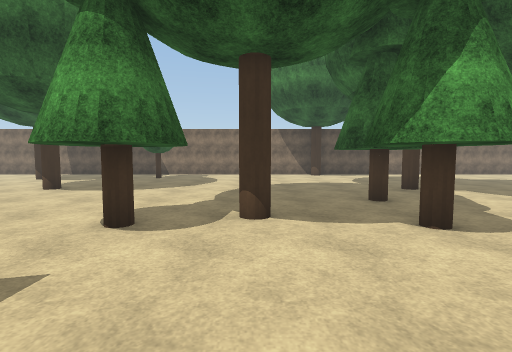
View 1 (above)

24 first-person views from a walk through a world built for the Webots simulator. The camera is 1.2 m above the floor, tilts 4° down and sees 85° across. The floor is counted in squares, 1 m on a side. Each view is taken from the middle of a square. On the plan, view 1 faces up. The plan holds only what a view shows up to about 12 squares ahead; the rest is blank. The place goes on beyond the plan. Webots' stock objects and surfaces are drawn as simple stand-ins. Uneven ground is drawn flat.

View 2
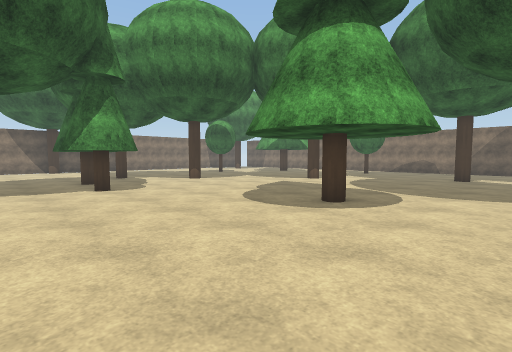

View 3
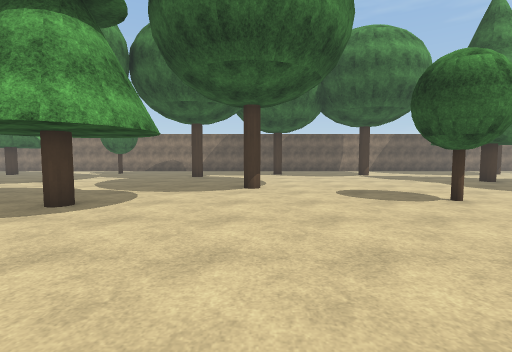

View 4
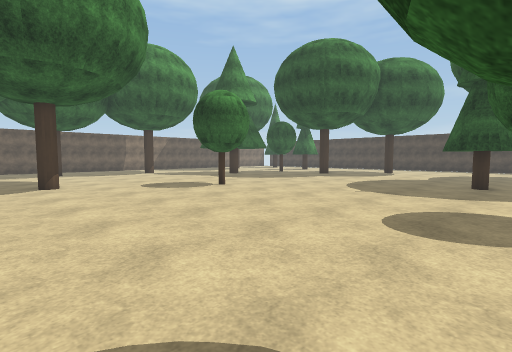

View 5
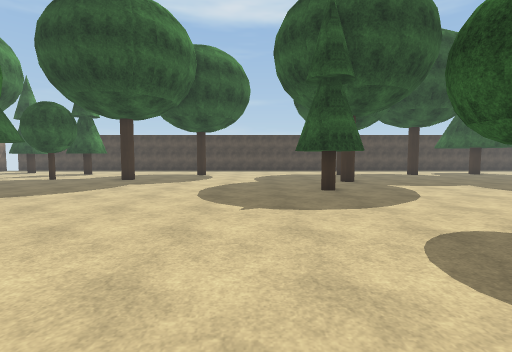

View 6
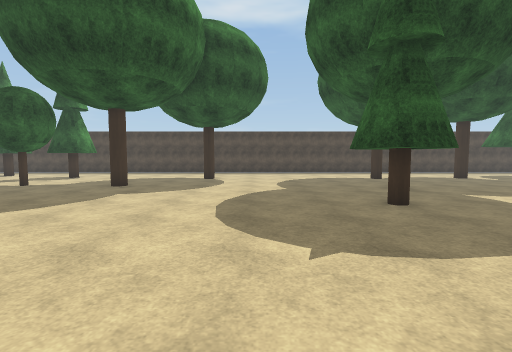

View 7
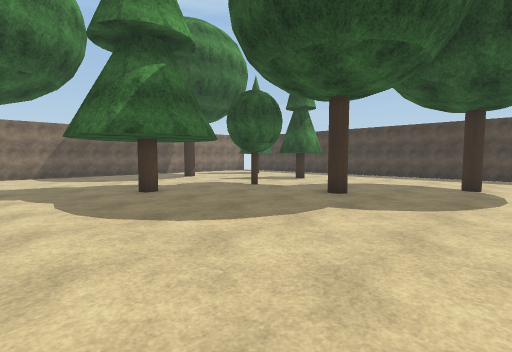

View 8
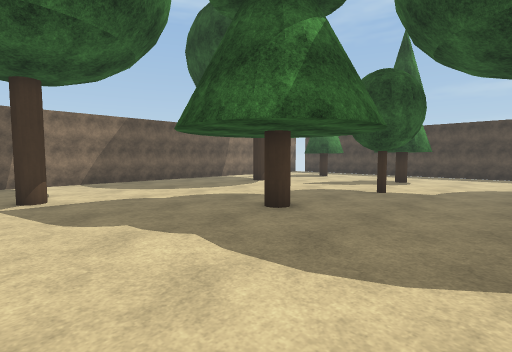

View 9
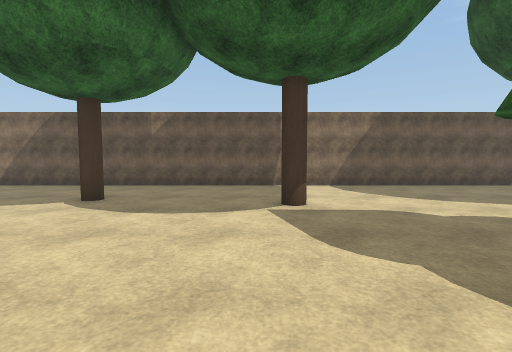

View 10
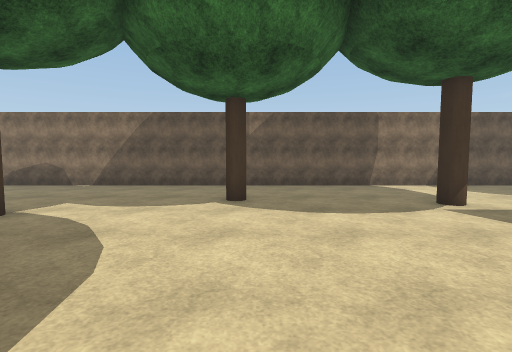

View 11
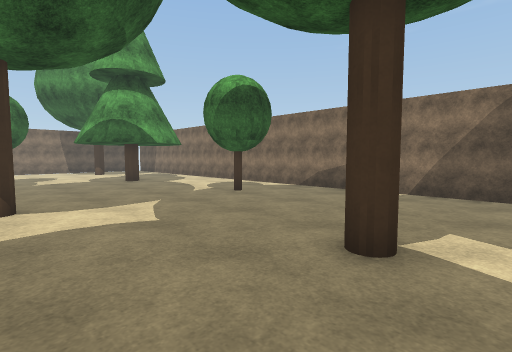

View 12
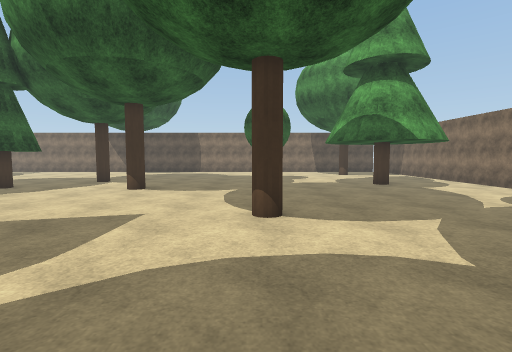

View 13
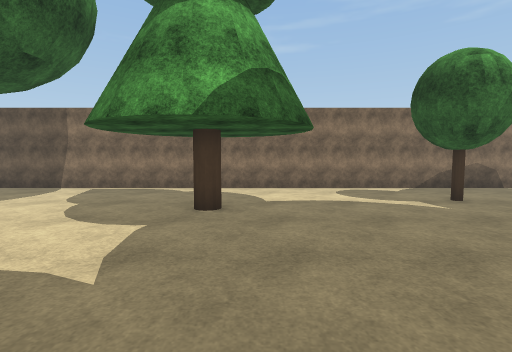

View 14
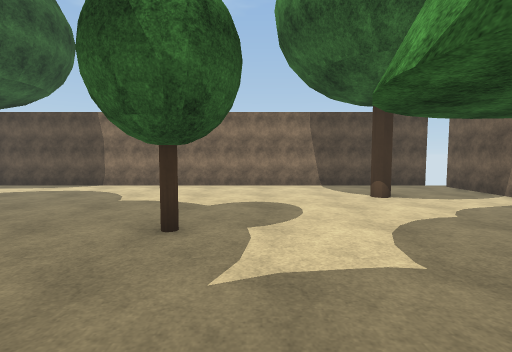

View 15
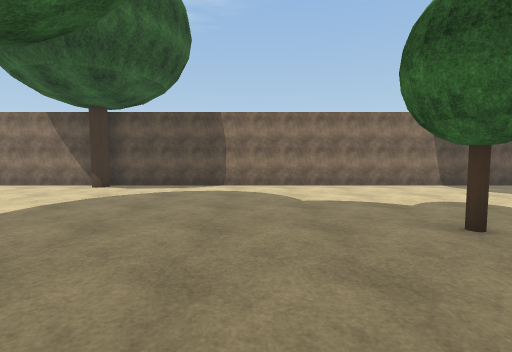

View 16
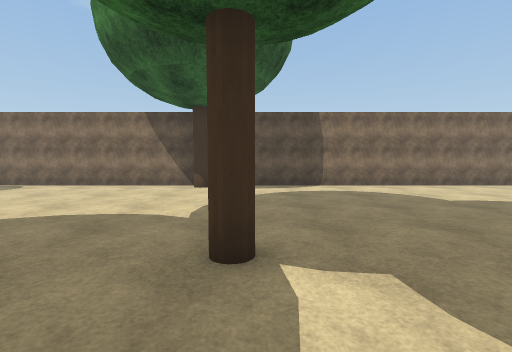

View 17
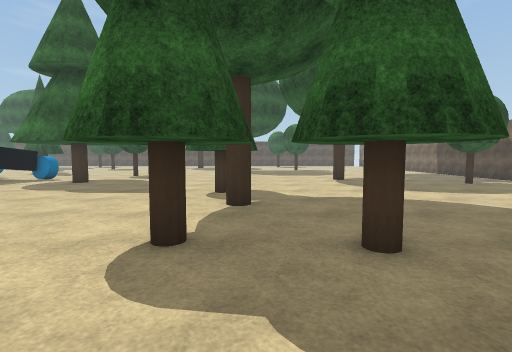

View 18
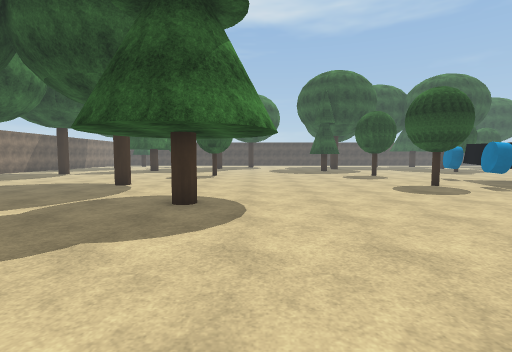

View 19
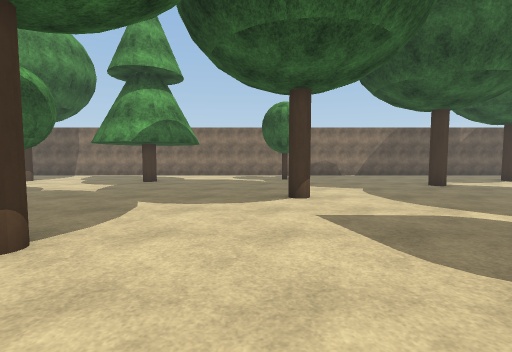

View 20
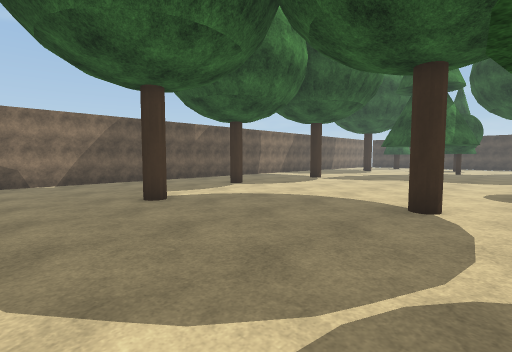

View 21
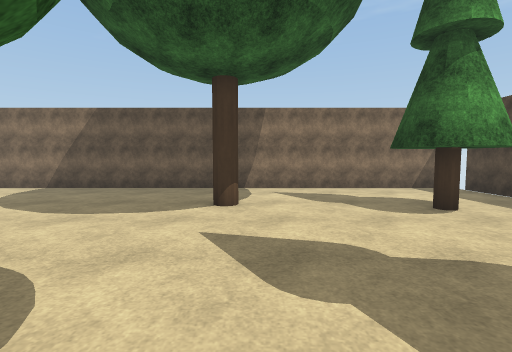

View 22
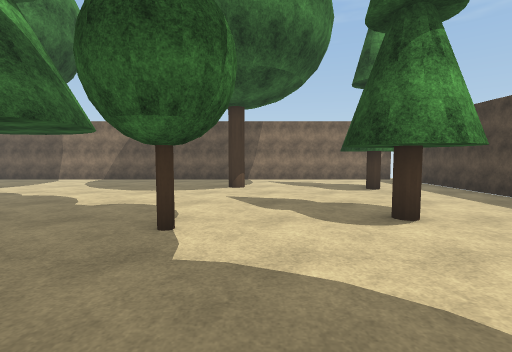

View 23
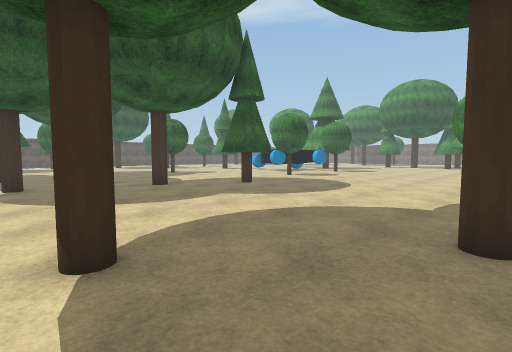

View 24
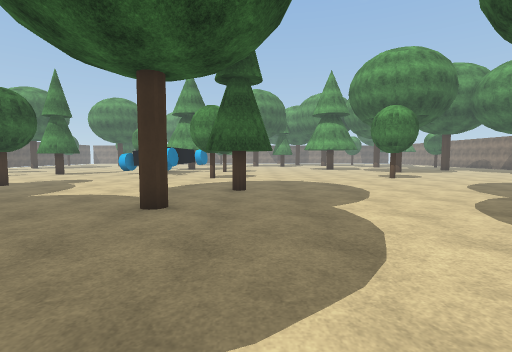

### Floor plan
Key: @ floor where view 1 was taken; # wall or solid block; x gap in a wall; . floor; T tree; C cypress tree; A oak tree; P pine tree; O other object.
Columns run from 4 left of view 1 to 23 right of it. Each row starts with its distance up from view 1.
 19 ##########################x
 18 ........A..................#
 17  ..........................#
 16 T..........................#
 15 T......................T...#
 14 ...........................#
 13 ...........................#
 12 .................TT........#
 11 .................TT..PPPP..#
 10 ..........T.........P......#
  9 .......C............P.PP.P.#
  8 ......CCC............P..P..#
  7 .......CC...AA.......PPP...#
  6 .CC.A..C...................#
  5 .CCCA.CCC..................#
  4 .CC...CCC..................#
  3 .................A.....TT..#
  2 .......................TT..#
  1 ...........................#
  0 ....@.....PPP..............#
 -1 P........P...P.............#
 -2 P.......... .P.............#
 -3 P........P...P......AA.....#
 -4 .........PPPP........A.....#
 -5 O..........................#
 -6 OTT........................#
 -7 .TT............A...........#
 -8   .....................T...#
 -9   .........................#
-10   .........................#
-11   .........................#
-12  TT........TT..............#
-13  TT........TT..............#
-14 ......................A....#
-15 ...........................#
-16 ................PPP........#
-17 ...CC...........P..P.......#
-18 ..CCC..........P.PP.P......#
-19 ...CC..........P...........#
-20 ................PPPP.......#
-21 ..A........................#
-22 ..A..........A..TT.........#
-23 .............A..TT.....A...#
-24 ...........................#
-25 ...........................#
-26 T.........T......CC........#
-27   ..............CCC...C....#
-28     .    ...  ...CC..CCC...#

Where each view was taken, in squares from view 1:
view 1: 0 up, 0 right, facing up
view 2: 6 down, 0 right, facing up-right
view 3: 7 down, 0 right, facing right
view 4: 5 down, 2 left, facing down-right
view 5: 8 down, 2 right, facing down
view 6: 11 down, 3 right, facing down
view 7: 14 down, 4 right, facing down-right
view 8: 13 down, 9 right, facing down-right
view 9: 13 down, 11 right, facing right
view 10: 9 down, 11 right, facing right
view 11: 5 down, 13 right, facing up-right
view 12: 3 down, 13 right, facing up
view 13: 8 up, 12 right, facing right
view 14: 7 up, 15 right, facing up
view 15: 7 up, 10 right, facing up
view 16: 7 up, 6 right, facing up
view 17: 6 up, 7 right, facing left
view 18: 5 up, 5 right, facing down
view 19: 4 up, 5 right, facing right
view 20: 0 up, 9 right, facing down-right
view 21: 24 down, 12 right, facing right
view 22: 24 down, 8 right, facing right
view 23: 27 down, 9 right, facing up-left
view 24: 28 down, 0 right, facing up
